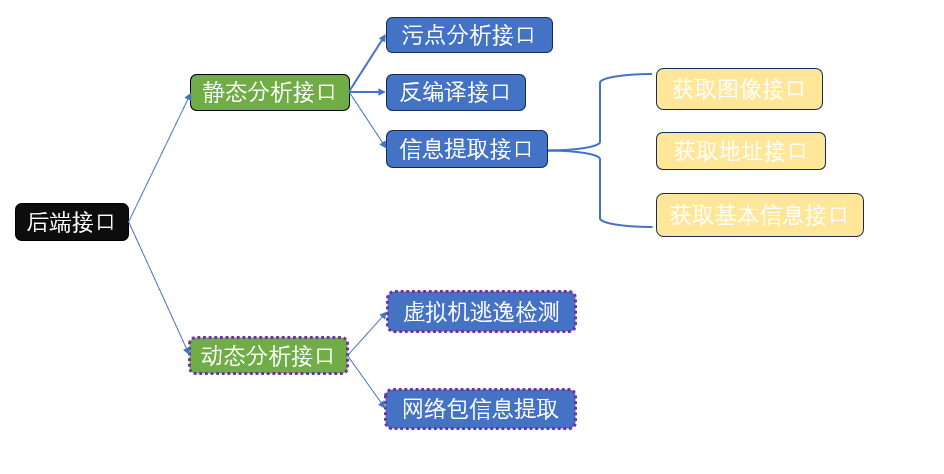
#> input picture media/images/download.png, 944 x 474 px
$ python -i ocr_api.py   (imports and definitions only)
#> lines starting #> are read from the running program, lines starting #| are printed output that depends on the picture; after the words box and inside, x2 and y2 are one past the last pixel; in counts of white or black regions, pixels touching at a corner belong together

import cv2
import pytesseract
from PIL import Image
import numpy as np


# 设置Tesseract的路径
pytesseract.pytesseract.tesseract_cmd = r'E:\test\ocr文本识别系统\Tesseract-OCR\tesseract.exe'


def load_image(image_path):
    # 使用 PIL 加载图像
#> called with image_path = '../media/images/download.png'
    img = Image.open(image_path)
#> img is the input picture: PIL image 944x474 RGBA; mean R, G, B, A 236.5, 239.4, 239.8, 255
    return np.array(img)  # 转换为 NumPy 数组


def preprocess_image(image_path):
    # 读取图像
    img = load_image(image_path)
    if img is None:
        raise ValueError(f"Image not found or unable to open: {image_path}")
    # 转为灰度图像
    gray = cv2.cvtColor(img, cv2.COLOR_BGR2GRAY)
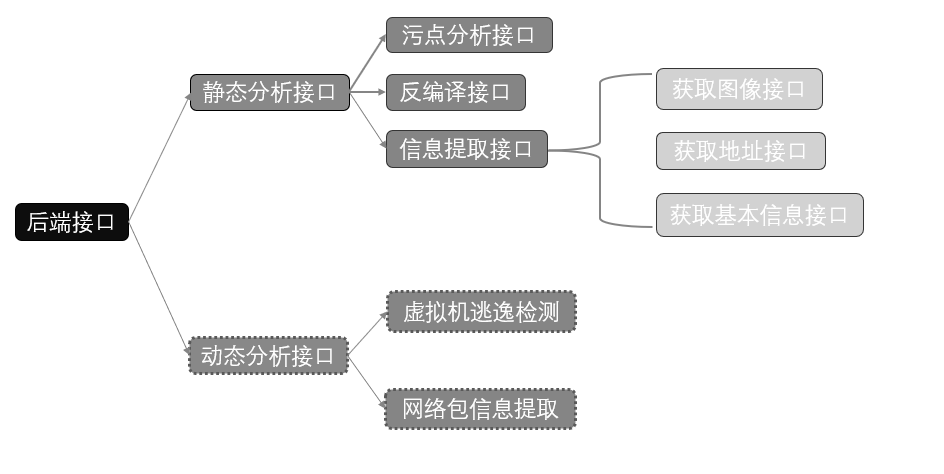
#> gray: shape (474, 944); min 0, max 255, mean 239.2

    # 二值化（阈值处理）
    _, binary = cv2.threshold(gray, 150, 255, cv2.THRESH_BINARY_INV)
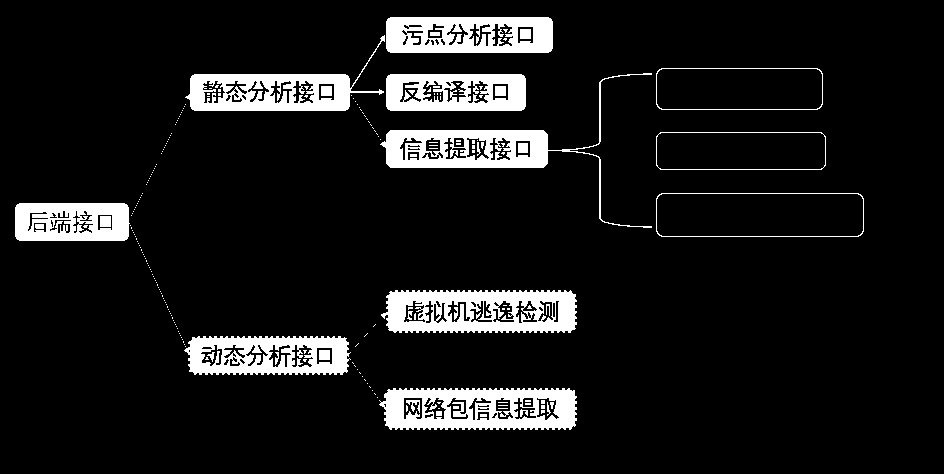
#> binary: shape (474, 944); 9.5% white; 218 white regions (185 under 20 px), largest, box (x1, y1, x2, y2) and area: (381, 290, 577, 333) 6112, (379, 388, 577, 430) 5848, (380, 73, 652, 228) 5239

    # 去噪
    denoise = cv2.fastNlMeansDenoising(binary, h=30)

    return denoise


def ocr_image(image):
    # 使用Pytesseract进行OCR识别
    text = pytesseract.image_to_string(image, lang='chi_sim+eng')
    return text


def ocr(image_path):
    # 预处理图像
    processed_image = preprocess_image(image_path)
    # 使用OCR识别文字
    recognized_text = ocr_image(processed_image)
    return recognized_text

>>> result = preprocess_image('../media/images/download.png')

$ run again, on media/images/屏幕截图_2024-06-07_220800.png
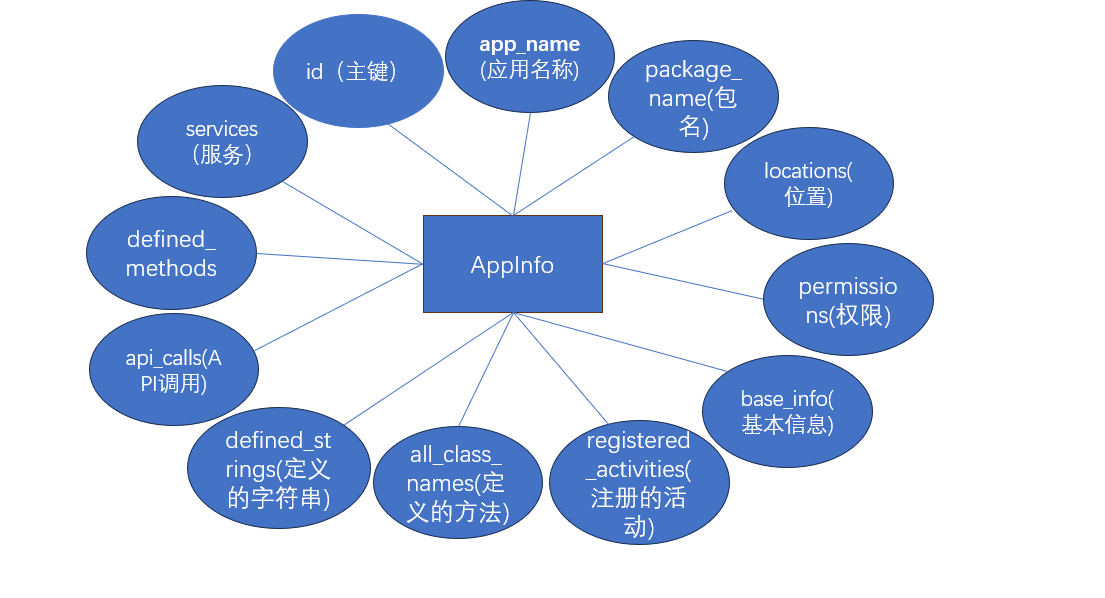
#> input picture media/images/屏幕截图_2024-06-07_220800.png, 1105 x 598 px
#> in load_image, img is the input picture: PIL image 1105x598 RGBA; mean R, G, B, A 199.7, 213, 236.6, 255
#> in preprocess_image, `gray = cv2.cvtColor(img, cv2.COLOR_BGR2GRAY)`:
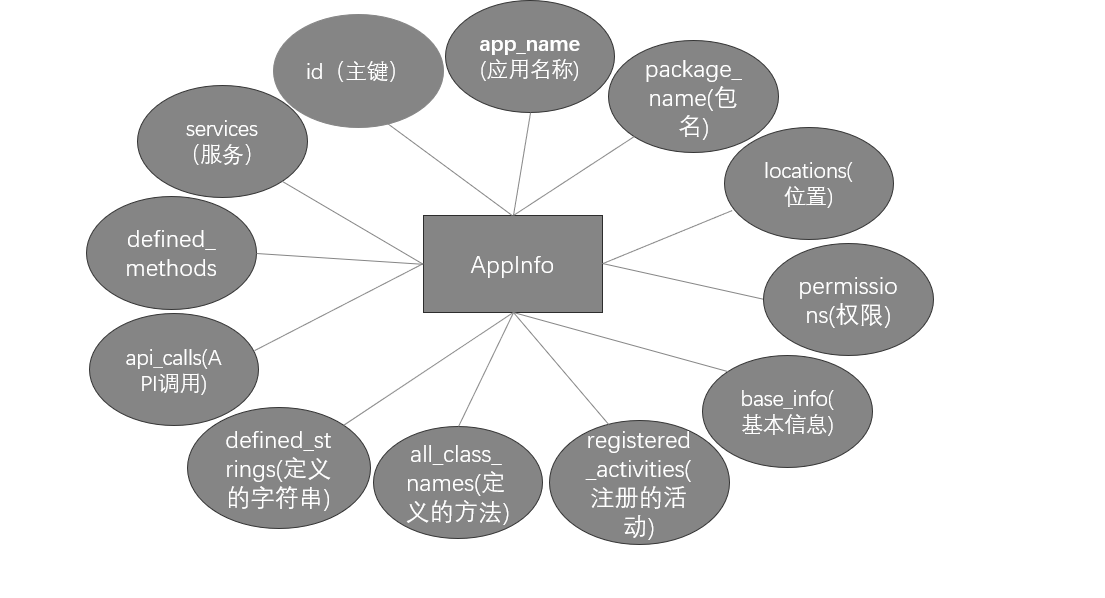
#> gray: shape (598, 1105); min 45, max 255, mean 218.5
#> in preprocess_image, `_, binary = cv2.threshold(gray, 150, 255, cv2.THRESH_BINARY_INV)`:
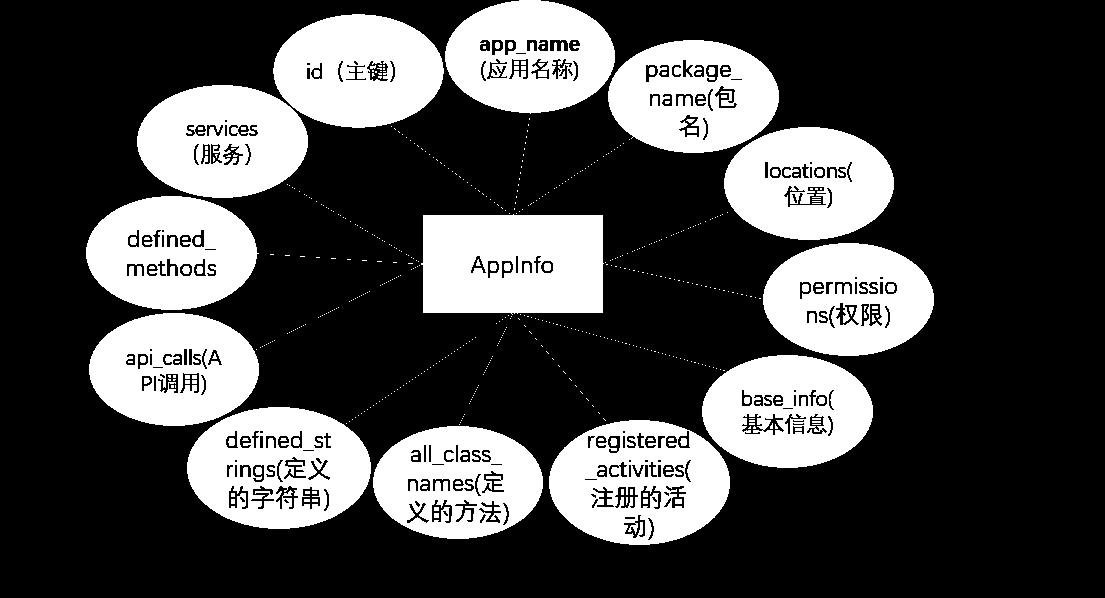
#> binary: shape (598, 1105); 28.6% white; 580 white regions (522 under 20 px), largest, box (x1, y1, x2, y2) and area: (421, 214, 604, 315) 17008, (187, 407, 371, 529) 15272, (549, 420, 730, 545) 15133
